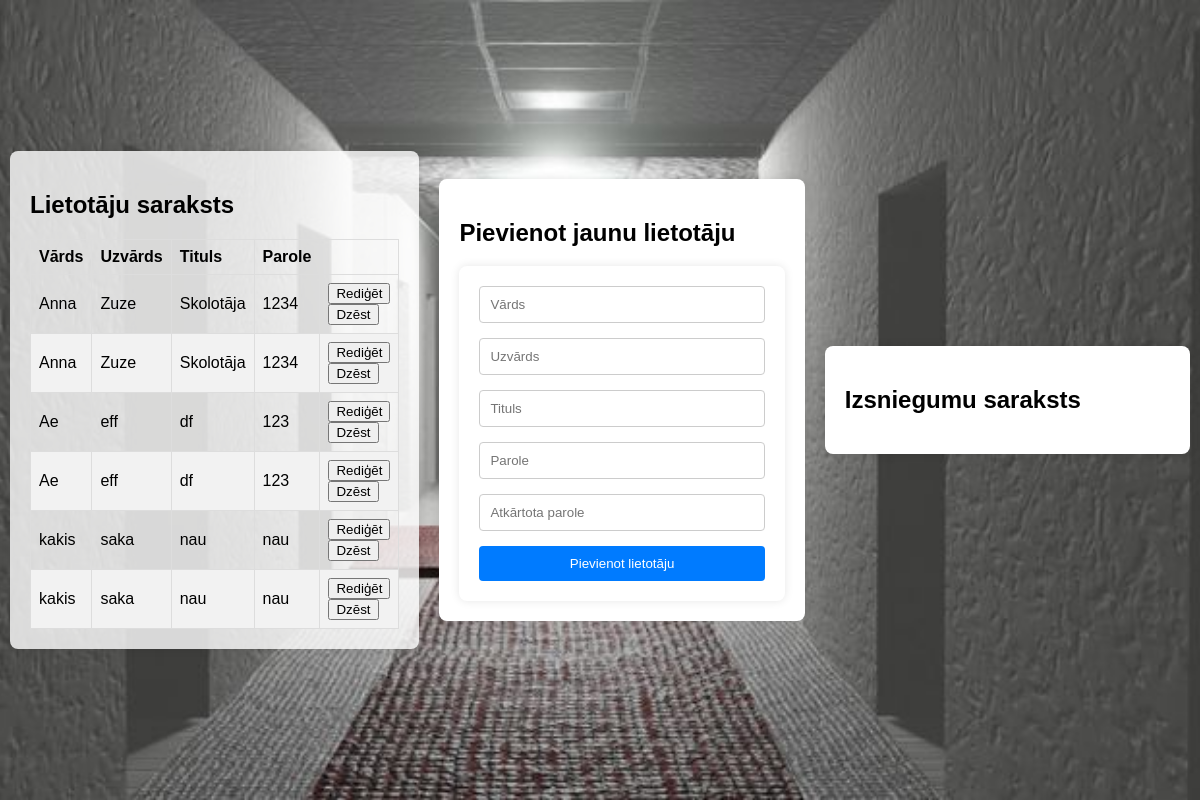
Before: /admin_panel with the older database file.
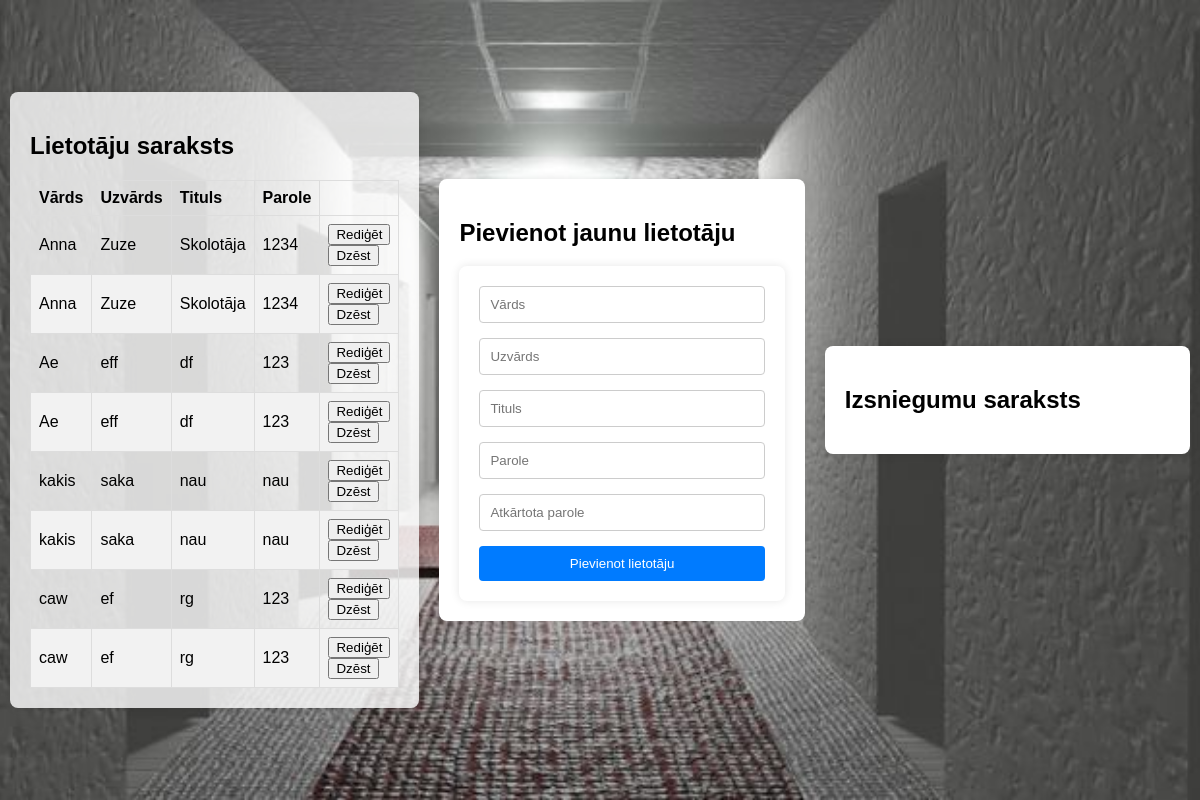
After: the same page with the newer database file.
### tables this page shows
CREATE TABLE darbinieki (
        id INTEGER PRIMARY KEY AUTOINCREMENT,
        vards TEXT NOT NULL,
        uzvards TEXT NOT NULL,
        tituls TEXT NOT NULL,
        parole TEXT NOT NULL
    );

### 11e_Server/galva.py (the view)
@app.route('/admin_panel')
def admin_panel():
    cursor.execute("SELECT * FROM darbinieki")
    darbinieki = cursor.fetchall()
    return render_template('admin_panel.html', darbinieki=darbinieki)

### 11e_Server/templates/admin_panel.html (shortened to what this page needs)
<!DOCTYPE html>
<html>
<head>
    <link rel="stylesheet" href="static/styles.css">
</head>
<body>
    <div class="container">
        <div class="admin-container">
            <div class="admin-box left-container">
                <h2>Lietotāju saraksts</h2>
                <table>
                    <thead>
                        <tr>
                            <th>Vārds</th>
                            <th>Uzvārds</th>
                            <th>Tituls</th>
                            <th>Parole</th>
                        </tr>
                    </thead>
                    <tbody>
                        {% for darbinieks in darbinieki %}
                            <tr>
                                <td>{{ darbinieks[1] }}</td>
                                <td>{{ darbinieks[2] }}</td>
                                <td>{{ darbinieks[3] }}</td>
                                <td>{{ darbinieks[4] }}</td>
                                <td>
                                    <button onclick="editUser('{{ darbinieks[0] }}')">Rediģēt</button>
                                    <button onclick="deleteUser('{{ darbinieks[0] }}')">Dzēst</button>
                                </td>
                            </tr>
                        {% endfor %}
                    </tbody>
                </table>
            </div>
            <div class="admin-box add-user-box">
                <h2>Pievienot jaunu lietotāju</h2>
                <form id="myForm" action="/add_user" method="post">
                    <input type="text" name="vards" placeholder="Vārds" required><br>
                    <input type="text" name="uzvards" placeholder="Uzvārds" required><br>
                    <input type="text" name="tituls" placeholder="Tituls" required><br>
                    <input type="password" id="parole" name="parole" placeholder="Parole" required><br>
                    <input type="password" id="parole_atskaites" name="parole_atskaites" placeholder="Atkārtota parole" required><br>
                    <button type="submit">Pievienot lietotāju</button>
                </form>
            </div>
            <div class="admin-box">
                <h2>Izsniegumu saraksts</h2>
            </div>
        </div>
    </div>
</body>
</html>

### 11e_Server/static/styles.css (style rules this page uses)
body { font-family: Arial, sans-serif; margin: 0; padding: 0; background-color: #f4f4f4; }
input[type="text"], input[type="password"] { width: 100%; padding: 10px; margin-bottom: 15px; border: 1px solid #ccc; border-radius: 4px; box-sizing: border-box; }
form { max-width: 400px; margin: 0 auto; background-color: #fff; padding: 20px; border-radius: 8px; box-shadow: 0 0 10px rgba(0, 0, 0, 0.1); }
button[type="submit"] { width: 100%; padding: 10px; background-color: #007bff; color: #fff; border: none; border-radius: 4px; cursor: pointer; transition: background-color 0.3s; }
.admin-container { position: relative; display: flex; justify-content: center; align-items: center; height: 100vh; background-image: url('skolasgaitenis.jpg'); background-size: cover; background-repeat: no-repeat; background-position: center; }
.container { display: flex; justify-content: center; align-items: center; height: 100vh; margin: 0; background-color: rgba(255, 255, 255, 0); }
.admin-container { display: flex; justify-content: space-around; align-items: center; width: 100%; background-image: url('skolasgaitenis.jpg'); background-size: cover; background-repeat: no-repeat; background-position: center; }
.admin-box { flex: 1; background-color: rgb(255, 255, 255); padding: 20px; margin: 10px; border-radius: 8px; box-shadow: 0 0 10px rgba(0, 0, 0, 0.1); }
.left-container { flex: 1; background-color: rgba(255, 255, 255, 0.8); padding: 20px; margin: 10px; border-radius: 8px; box-shadow: 0 0 10px rgba(0, 0, 0, 0.1); }
table { width: 100%; border-collapse: collapse; }
table, th, td { border: 1px solid #ddd; }
th, td { padding: 8px; text-align: left; }
tr:nth-child(even) { background-color: #f2f2f2; }

Changed rows visible on the page:
added darbinieki: vards "caw", uzvards "ef", tituls "rg", parole "123"
added darbinieki: vards "caw", uzvards "ef", tituls "rg", parole "123"
